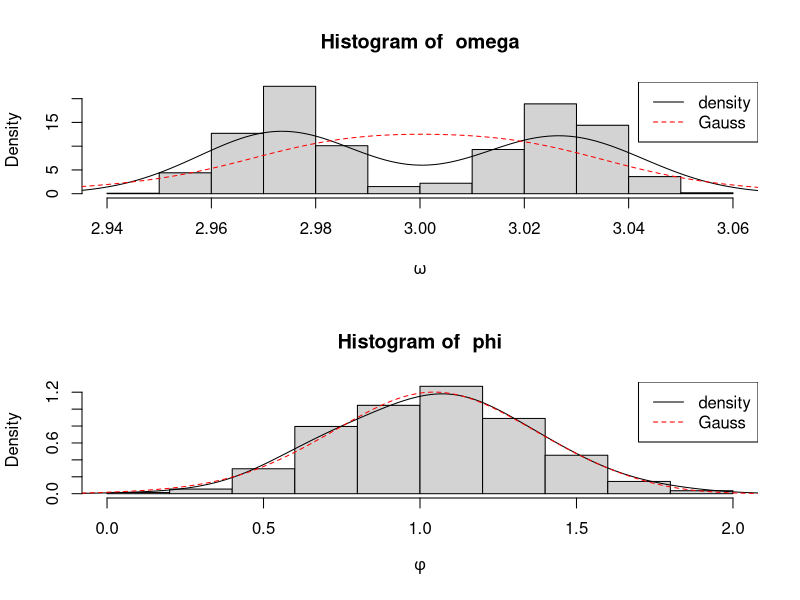
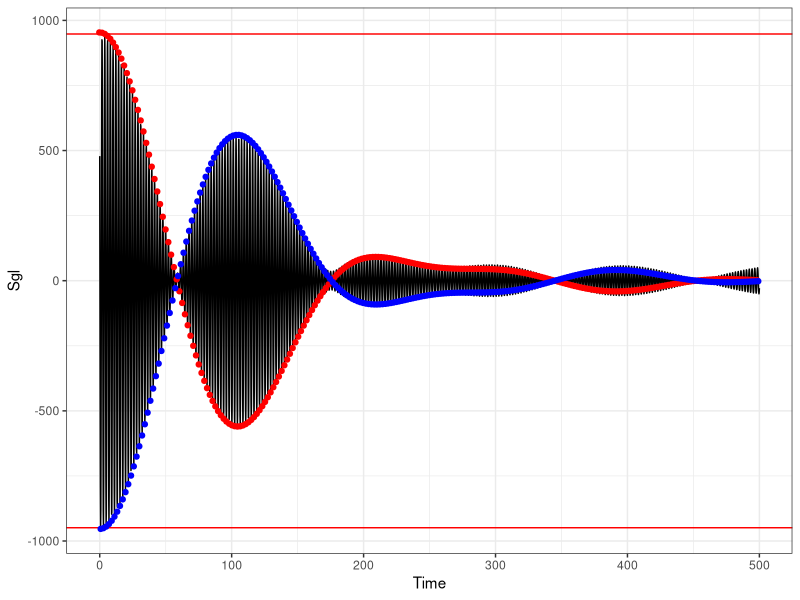
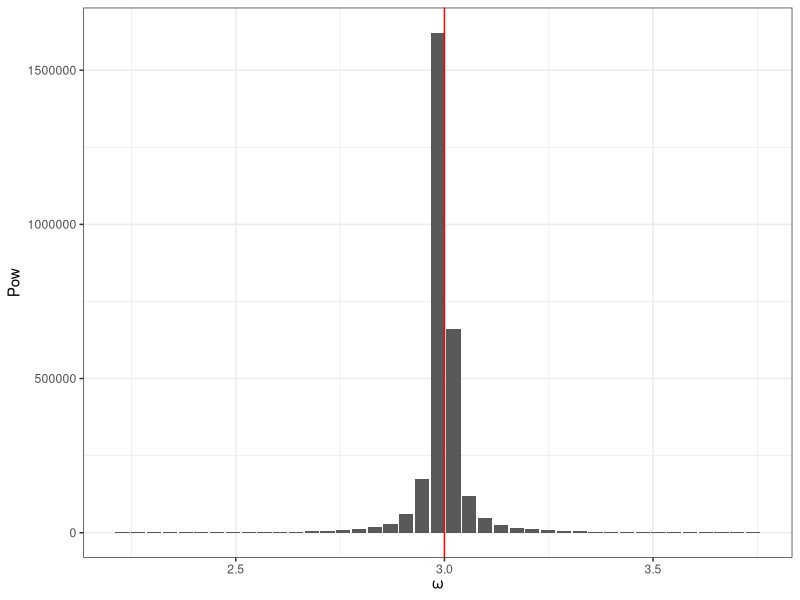

Here is the R script that generated these plots, in order:
library(dplyr); library(plyr)
library(ggplot2)

.hist_plot <- function(x, x0, name){
  require(quantmod)
  hist(x, freq=FALSE, main = paste("Histogram of ", name), xlab=name)
  dx = density(x,adjust = 2)
  xm = dx$x[findPeaks(dx$y)[1]]
  lines(dx)
  lines(density(rnorm(length(x), x0, sd(x)),adjust=2),col="red", lty=2)
  legend("topright",lty=c(1,2),col=c("black","red"), legend = c("density","Gauss"))
  # abline(v=c(xm,x0), lty=c(1,2), col=c("black","red"))
  # legend("top", bty="n",
  #        legend=bquote(frac(x[b]-x[s],x[s])~"="~.(formatC((xm-x0)/x0*100,2,format="e"))~"%")
  # )
}
skewedDistFunc <- function(n, mu, sd, skew){
  w = rweibull(np, mu+skew,sd)
  mu-mean(w)+w
}
bimodalDistFunc <- function (n,cpct, mu1, mu2, sig1, sig2) {
  y0 <- rnorm(n,mean=mu1, sd = sig1)
  y1 <- rnorm(n,mean=mu2, sd = sig2)
  
  flag <- rbinom(n,size=1,prob=cpct)
  y <- y0*(1 - flag) + y1*flag 
}

np = 1000 # number of particles in bunch
w0 = 3; f0 = w0/2/pi # frequency of the reference particle
p0 = pi/3 #phase of the reference particle
sdw = w0*3e-3
sdp = p0*3e-1
dis = "bi"

## particle distributions ####
df.p = data.frame(
  wFreq = switch(dis,
    "skew" = skewedDistFunc(np, w0, sdw, 5),
    "bi" = bimodalDistFunc(np,.5,w0-3*sdw,w0+3*sdw,sdw,sdw)
  ), 
  Phi = rnorm(np, p0, sdp)
)

par(mfrow=c(2,1))
.hist_plot(df.p$wFreq,w0,expression(omega))
.hist_plot(df.p$Phi,p0,expression(phi))
par(mfrow=c(1,1))

## computing signal ####
Pproj <- function(df, x) colSums(cos(df$wFreq%o%x + df$Phi))

Tstt = 0; Ttot=500; dt = .5/w0
df.s = data.frame(Time=seq(Tstt,Ttot,dt)) %>% mutate(Sgl=Pproj(df.p,Time))

## computing peaks ####
Ntot = floor(.5*(w0*Ttot+p0)/pi)
Nstt = floor(.5*(w0*Tstt+p0)/pi)
tnu = (2*pi*Nstt:Ntot-p0)/w0
tnd = tnu+pi/w0

## plotting signal ####
ggplot(df.s, aes(Time, Sgl)) + geom_line() + geom_hline(yintercept = c(min(df.s$Sgl), max(df.s$Sgl)), col="red") +
  theme_bw() + 
  geom_point(aes(col=Side), 
             data=data.frame(
               Time=c(tnu,tnd), 
               Sgl=Pproj(df.p,c(tnu,tnd)), 
               Side=rep(c("U","D"),c(length(tnu),length(tnd)))
             ), show.legend = FALSE) +
  scale_color_manual(breaks=c("D","U"), values = c("blue","red"))

## spectral analysis ####
s = ts(df.s$Sgl, start=Tstt, end=Ttot, deltat=dt)
spec.ar(s,plot = FALSE) -> sps
sps <- data.frame(Freq=sps$freq, Pow=sps$spec) %>% mutate(wFreq=2*pi*Freq)
filter(sps, Freq>.35, Freq<.6) %>% ggplot(aes(wFreq, Pow))+geom_bar(stat="identity", size=.5) + 
  theme_bw() + labs(x=expression(omega)) +
  geom_vline(xintercept = w0, col="red")
